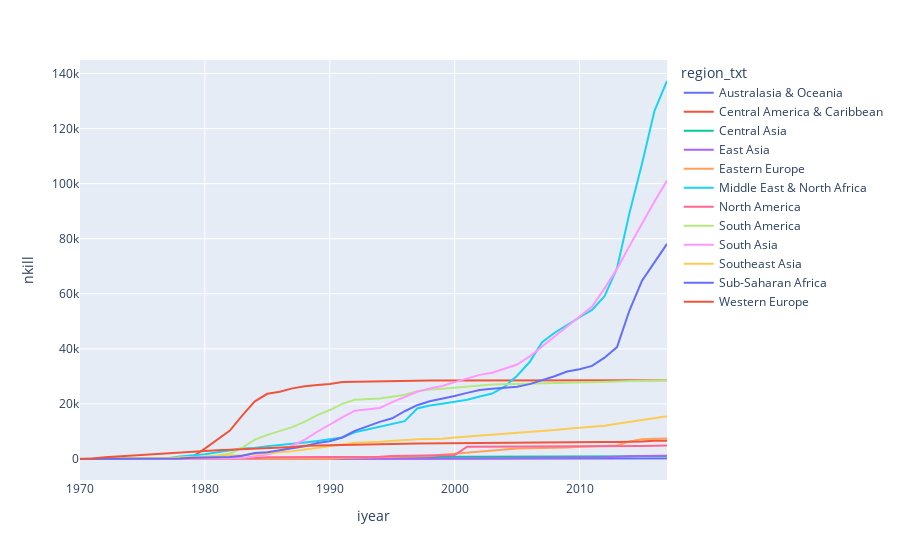

Notebook source saved alongside this figure:
### Code cell
px.line(data_nmort_region,x='iyear',y='nkill',color="region_txt")

### Figure 1 — Plotly figure (JSON) as saved in the notebook; plotly's stock layout.template omitted (floating-point values rounded to 4 significant figures)
{"data": [{"hovertemplate": "region_txt=Australasia & Oceania<br>iyear=%{x}<br>nkill=%{y}<extra></extra>", "legendgroup": "Australasia & Oceania", "line": {"color": "#636efa", "dash": "solid"}, "marker": {"symbol": "circle"}, "mode": "lines", "name": "Australasia & Oceania", "orientation": "v", "showlegend": true, "type": "scatter", "x": [1970, 1971, 1972, 1973, 1974, 1978, 1979, 1980, 1981, 1982, 1984, 1985, 1986, 1987, 1988, 1989, 1990, 1991, 1992, 1994, 1995, 1996, 1997, 1998, 1999, 2000, 2001, 2002, 2003, 2006, 2007, 2008, 2009, 2010, 2013, 2014, 2015, 2016, 2017], "xaxis": "x", "y": [0, 0, 1, 1, 1, 3, 3, 5, 6, 6, 18, 18, 19, 19, 41, 56, 68, 71, 80, 100, 106, 129, 129, 129, 131, 138, 138, 139, 140, 140, 140, 140, 140, 140, 140, 144, 146, 146, 150], "yaxis": "y"}, {"hovertemplate": "region_txt=Central America & Caribbean<br>iyear=%{x}<br>nkill=%{y}<extra></extra>", "legendgroup": "Central America & Caribbean", "line": {"color": "#EF553B", "dash": "solid"}, "marker": {"symbol": "circle"}, "mode": "lines", "name": "Central America & Caribbean", "orientation": "v", "showlegend": true, "type": "scatter", "x": [1970, 1971, 1972, 1973, 1974, 1975, 1976, 1977, 1978, 1979, 1980, 1981, 1982, 1983, 1984, 1985, 1986, 1987, 1988, 1989, 1990, 1991, 1992, 1994, 1995, 1996, 1997, 1998, 1999, 2000, 2001, 2002, 2003, 2004, 2005, 2006, 2007, 2009, 2010, 2011, 2012, 2013, 2014, 2015, 2016, 2017], "xaxis": "x", "y": [3, 3, 3, 3, 3, 39, 122, 158, 320, 795, 3766, 6908, 10303, 15853, 20954, 23688, 24443, 25657, 26396, 26848, 27252, 27966, 28078, 28262, 28343, 28431, 28504, 28504, 28510, 28521, 28523, 28523, 28528, 28566, 28567, 28574, 28576, 28579, 28579, 28581, 28583, 28592, 28597, 28597, 28606, 28610], "yaxis": "y"}, {"hovertemplate": "region_txt=Central Asia<br>iyear=%{x}<br>nkill=%{y}<extra></extra>", "legendgroup": "Central Asia", "line": {"color": "#00cc96", "dash": "solid"}, "marker": {"symbol": "circle"}, "mode": "lines", "name": "Central Asia", "orientation": "v", "showlegend": true, "type": "scatter", "x": [1991, 1992, 1994, 1995, 1996, 1997, 1998, 1999, 2000, 2001, 2002, 2003, 2004, 2005, 2006, 2007, 2008, 2009, 2010, 2011, 2012, 2013, 2014, 2015, 2016, 2017], "xaxis": "x", "y": [28, 346, 468, 562, 618, 699, 760, 795, 813, 829, 832, 833, 869, 887, 893, 894, 914, 924, 932, 945, 951, 953, 958, 971, 992, 998], "yaxis": "y"}, {"hovertemplate": "region_txt=East Asia<br>iyear=%{x}<br>nkill=%{y}<extra></extra>", "legendgroup": "East Asia", "line": {"color": "#ab63fa", "dash": "solid"}, "marker": {"symbol": "circle"}, "mode": "lines", "name": "East Asia", "orientation": "v", "showlegend": true, "type": "scatter", "x": [1970, 1971, 1973, 1974, 1975, 1976, 1978, 1979, 1980, 1981, 1982, 1983, 1984, 1985, 1986, 1987, 1988, 1989, 1990, 1991, 1992, 1994, 1995, 1996, 1997, 1998, 1999, 2000, 2001, 2002, 2003, 2004, 2005, 2006, 2008, 2009, 2010, 2011, 2012, 2013, 2014, 2015, 2016, 2017], "xaxis": "x", "y": [0, 25, 25, 26, 26, 28, 32, 34, 34, 34, 35, 38, 38, 40, 48, 49, 49, 71, 75, 83, 110, 144, 165, 197, 235, 285, 290, 291, 300, 301, 302, 306, 318, 318, 357, 543, 550, 569, 596, 656, 978, 1101, 1133, 1149], "yaxis": "y"}, {"hovertemplate": "region_txt=Eastern Europe<br>iyear=%{x}<br>nkill=%{y}<extra></extra>", "legendgroup": "Eastern Europe", "line": {"color": "#FFA15A", "dash": "solid"}, "marker": {"symbol": "circle"}, "mode": "lines", "name": "Eastern Europe", "orientation": "v", "showlegend": true, "type": "scatter", "x": [1970, 1971, 1972, 1973, 1974, 1977, 1978, 1979, 1980, 1981, 1982, 1983, 1984, 1985, 1986, 1987, 1988, 1989, 1990, 1991, 1992, 1994, 1995, 1996, 1997, 1998, 1999, 2000, 2001, 2002, 2003, 2004, 2005, 2006, 2007, 2008, 2009, 2010, 2011, 2012, 2013, 2014, 2015, 2016, 2017], "xaxis": "x", "y": [0, 0, 26, 27, 28, 29, 33, 33, 33, 33, 35, 37, 40, 42, 43, 43, 43, 49, 108, 381, 491, 540, 698, 865, 980, 1089, 1529, 1931, 2224, 2742, 3079, 3687, 3845, 3904, 3961, 4062, 4205, 4437, 4611, 4790, 4941, 6408, 7198, 7310, 7411], "yaxis": "y"}, {"hovertemplate": "region_txt=Middle East & North Africa<br>iyear=%{x}<br>nkill=%{y}<extra></extra>", "legendgroup": "Middle East & North Africa", "line": {"color": "#19d3f3", "dash": "solid"}, "marker": {"symbol": "circle"}, "mode": "lines", "name": "Middle East & North Africa", "orientation": "v", "showlegend": true, "type": "scatter", "x": [1970, 1971, 1972, 1973, 1974, 1975, 1976, 1977, 1978, 1979, 1980, 1981, 1982, 1983, 1984, 1985, 1986, 1987, 1988, 1989, 1990, 1991, 1992, 1994, 1995, 1996, 1997, 1998, 1999, 2000, 2001, 2002, 2003, 2004, 2005, 2006, 2007, 2008, 2009, 2010, 2011, 2012, 2013, 2014, 2015, 2016, 2017], "xaxis": "x", "y": [1, 5, 38, 45, 126, 186, 231, 274, 933, 1292, 1721, 2479, 3056, 3806, 3954, 4677, 5085, 5666, 6031, 6511, 7289, 7830, 9709, 11743, 12763, 13724, 18337, 19404, 20054, 20666, 21528, 22702, 23755, 26311, 30228, 35214, 42393, 45857, 48828, 51482, 54130, 59163, 69327, 89407, 107261, 126466, 137285], "yaxis": "y"}, {"hovertemplate": "region_txt=North America<br>iyear=%{x}<br>nkill=%{y}<extra></extra>", "legendgroup": "North America", "line": {"color": "#FF6692", "dash": "solid"}, "marker": {"symbol": "circle"}, "mode": "lines", "name": "North America", "orientation": "v", "showlegend": true, "type": "scatter", "x": [1970, 1971, 1972, 1973, 1974, 1975, 1976, 1977, 1978, 1979, 1980, 1981, 1982, 1983, 1984, 1985, 1986, 1987, 1988, 1989, 1990, 1991, 1992, 1994, 1995, 1996, 1997, 1998, 1999, 2000, 2001, 2002, 2003, 2004, 2005, 2006, 2007, 2008, 2009, 2010, 2011, 2012, 2013, 2014, 2015, 2016, 2017], "xaxis": "x", "y": [34, 54, 65, 111, 129, 185, 215, 230, 243, 266, 283, 291, 304, 312, 328, 662, 663, 664, 667, 685, 693, 708, 716, 814, 1054, 1152, 1383, 1391, 1411, 1416, 4437, 4441, 4443, 4443, 4445, 4453, 4478, 4501, 4521, 4525, 4525, 4549, 4619, 4653, 4716, 4789, 4913], "yaxis": "y"}, {"hovertemplate": "region_txt=South America<br>iyear=%{x}<br>nkill=%{y}<extra></extra>", "legendgroup": "South America", "line": {"color": "#B6E880", "dash": "solid"}, "marker": {"symbol": "circle"}, "mode": "lines", "name": "South America", "orientation": "v", "showlegend": true, "type": "scatter", "x": [1970, 1971, 1972, 1973, 1974, 1975, 1976, 1977, 1978, 1979, 1980, 1981, 1982, 1983, 1984, 1985, 1986, 1987, 1988, 1989, 1990, 1991, 1992, 1994, 1995, 1996, 1997, 1998, 1999, 2000, 2001, 2002, 2003, 2004, 2005, 2006, 2007, 2008, 2009, 2010, 2011, 2012, 2013, 2014, 2015, 2016, 2017], "xaxis": "x", "y": [9, 15, 21, 37, 58, 187, 320, 365, 457, 640, 846, 1248, 1916, 4174, 7059, 8759, 10110, 11560, 13584, 15917, 17777, 20007, 21543, 21949, 22599, 23324, 24641, 25240, 25529, 25910, 26478, 26837, 27024, 27113, 27265, 27358, 27441, 27550, 27686, 27744, 27787, 27967, 28127, 28284, 28412, 28499, 28600], "yaxis": "y"}, {"hovertemplate": "region_txt=South Asia<br>iyear=%{x}<br>nkill=%{y}<extra></extra>", "legendgroup": "South Asia", "line": {"color": "#FF97FF", "dash": "solid"}, "marker": {"symbol": "circle"}, "mode": "lines", "name": "South Asia", "orientation": "v", "showlegend": true, "type": "scatter", "x": [1970, 1972, 1973, 1974, 1975, 1976, 1977, 1978, 1979, 1980, 1981, 1982, 1983, 1984, 1985, 1986, 1987, 1988, 1989, 1990, 1991, 1992, 1994, 1995, 1996, 1997, 1998, 1999, 2000, 2001, 2002, 2003, 2004, 2005, 2006, 2007, 2008, 2009, 2010, 2011, 2012, 2013, 2014, 2015, 2016, 2017], "xaxis": "x", "y": [4, 4, 4, 4, 10, 11, 11, 16, 108, 148, 185, 254, 329, 993, 1661, 2805, 4785, 7006, 9899, 12568, 15083, 17527, 18512, 20645, 22590, 24405, 25642, 26537, 27909, 29276, 30547, 31349, 32965, 34330, 37254, 40927, 44435, 47999, 51678, 55384, 61970, 69040, 77398, 85698, 93501, 101165], "yaxis": "y"}, {"hovertemplate": "region_txt=Southeast Asia<br>iyear=%{x}<br>nkill=%{y}<extra></extra>", "legendgroup": "Southeast Asia", "line": {"color": "#FECB52", "dash": "solid"}, "marker": {"symbol": "circle"}, "mode": "lines", "name": "Southeast Asia", "orientation": "v", "showlegend": true, "type": "scatter", "x": [1970, 1971, 1972, 1973, 1974, 1975, 1976, 1977, 1978, 1979, 1980, 1981, 1982, 1983, 1984, 1985, 1986, 1987, 1988, 1989, 1990, 1991, 1992, 1994, 1995, 1996, 1997, 1998, 1999, 2000, 2001, 2002, 2003, 2004, 2005, 2006, 2007, 2008, 2009, 2010, 2011, 2012, 2013, 2014, 2015, 2016, 2017], "xaxis": "x", "y": [40, 40, 124, 124, 129, 130, 177, 279, 437, 692, 927, 1128, 1258, 1376, 1639, 2097, 2434, 2830, 3492, 4098, 4660, 5226, 5899, 6288, 6600, 6870, 7205, 7259, 7382, 7840, 8146, 8542, 8896, 9177, 9443, 9701, 10091, 10494, 10975, 11296, 11595, 12048, 12771, 13473, 14119, 14758, 15569], "yaxis": "y"}, {"hovertemplate": "region_txt=Sub-Saharan Africa<br>iyear=%{x}<br>nkill=%{y}<extra></extra>", "legendgroup": "Sub-Saharan Africa", "line": {"color": "#636efa", "dash": "solid"}, "marker": {"symbol": "circle"}, "mode": "lines", "name": "Sub-Saharan Africa", "orientation": "v", "showlegend": true, "type": "scatter", "x": [1970, 1971, 1972, 1973, 1974, 1975, 1976, 1977, 1978, 1979, 1980, 1981, 1982, 1983, 1984, 1985, 1986, 1987, 1988, 1989, 1990, 1991, 1992, 1994, 1995, 1996, 1997, 1998, 1999, 2000, 2001, 2002, 2003, 2004, 2005, 2006, 2007, 2008, 2009, 2010, 2011, 2012, 2013, 2014, 2015, 2016, 2017], "xaxis": "x", "y": [1, 2, 2, 7, 11, 40, 48, 65, 177, 483, 554, 652, 720, 1194, 2216, 2427, 3226, 3874, 4609, 5811, 6471, 7818, 10239, 13471, 14791, 17347, 19535, 20972, 21854, 22859, 24025, 25040, 25530, 25847, 26226, 27198, 28581, 30056, 31787, 32597, 33805, 36801, 40658, 54009, 64772, 71424, 78136], "yaxis": "y"}, {"hovertemplate": "region_txt=Western Europe<br>iyear=%{x}<br>nkill=%{y}<extra></extra>", "legendgroup": "Western Europe", "line": {"color": "#EF553B", "dash": "solid"}, "marker": {"symbol": "circle"}, "mode": "lines", "name": "Western Europe", "orientation": "v", "showlegend": true, "type": "scatter", "x": [1970, 1971, 1972, 1973, 1974, 1975, 1976, 1977, 1978, 1979, 1980, 1981, 1982, 1983, 1984, 1985, 1986, 1987, 1988, 1989, 1990, 1991, 1992, 1994, 1995, 1996, 1997, 1998, 1999, 2000, 2001, 2002, 2003, 2004, 2005, 2006, 2007, 2008, 2009, 2010, 2011, 2012, 2013, 2014, 2015, 2016, 2017], "xaxis": "x", "y": [79, 191, 596, 891, 1298, 1593, 1916, 2108, 2337, 2638, 3023, 3198, 3376, 3539, 3714, 3974, 4139, 4333, 4770, 4889, 5007, 5177, 5356, 5461, 5529, 5570, 5610, 5664, 5676, 5718, 5758, 5767, 5772, 5968, 6028, 6034, 6051, 6054, 6069, 6073, 6156, 6167, 6174, 6179, 6350, 6588, 6671], "yaxis": "y"}], "layout": {"legend": {"title": {"text": "region_txt"}, "tracegroupgap": 0}, "margin": {"t": 60}, "xaxis": {"anchor": "y", "domain": [0, 1], "title": {"text": "iyear"}}, "yaxis": {"anchor": "x", "domain": [0, 1], "title": {"text": "nkill"}}}}
